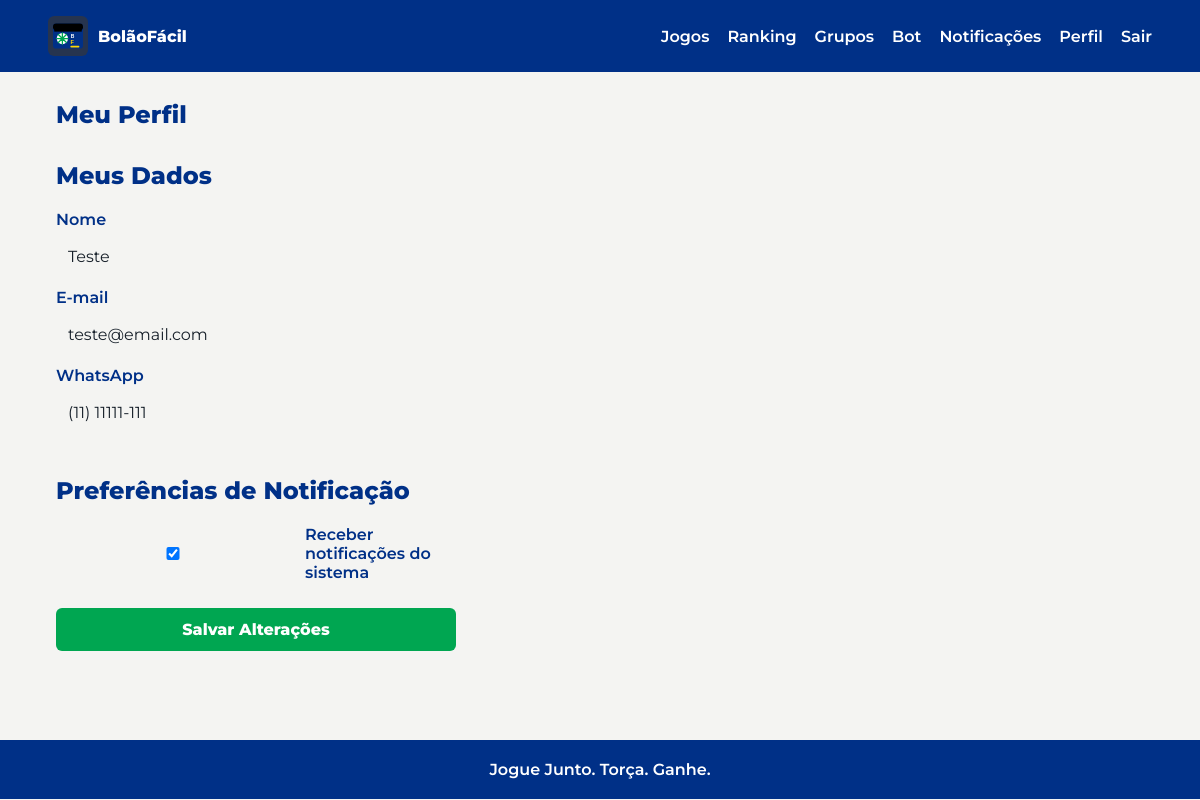
Page /perfil (signed in) on the committed database.
### tables this page shows
CREATE TABLE users (
    id INTEGER PRIMARY KEY AUTOINCREMENT,
    name TEXT NOT NULL,
    email TEXT NOT NULL UNIQUE,
    whatsapp_phone TEXT,
    password_hash TEXT NOT NULL,
    created_at TEXT NOT NULL DEFAULT CURRENT_TIMESTAMP
, role TEXT NOT NULL DEFAULT 'user', notifications_enabled INTEGER NOT NULL DEFAULT 1);

### controllers/auth_controller.py (the view)
@auth_bp.route("/perfil", methods=["GET"])
@login_required
def profile():
    return render_template("auth/profile.html")

### app.py (called while the page is built)
def get_db():
    if "db" not in g:
        database_url = current_app_config()["DATABASE_URL"]
        database_path = Path(database_url)
        database_path.parent.mkdir(parents=True, exist_ok=True)
        g.db = sqlite3.connect(database_path)
        g.db.row_factory = sqlite3.Row
        g.db.execute("PRAGMA foreign_keys = ON")
    return g.db

def current_app_config():
    from flask import current_app
    return current_app.config

@login_manager.user_loader
def load_user(user_id):
    return User.get_by_id(user_id)

### models/user.py (called while the page is built)
def _db():
    from app import get_db
    return get_db()

    @property
    def is_admin(self):
        return self.role == "admin"

    @classmethod
    def from_row(cls, row):
        if row is None:
            return None
        return cls(
            id=row["id"],
            name=row["name"],
            email=row["email"],
            whatsapp_phone=row["whatsapp_phone"],
            password_hash=row["password_hash"],
            created_at=row["created_at"],
            role=row["role"] if "role" in row.keys() else "user",
            notifications_enabled=row["notifications_enabled"] if "notifications_enabled" in row.keys() else 1,
        )

    @staticmethod
    def get_by_id(user_id):
        row = _db().execute("SELECT * FROM users WHERE id = ?", (user_id,)).fetchone()
        return User.from_row(row)

### templates/auth/profile.html (shortened to what this page needs)
{% extends "base.html" %}
{% block content %}
<section class="content-head">
  <h1>Meu Perfil</h1>
</section>
<section style="margin-top: 2rem;">
  <form method="post" action="{{ url_for('auth.update_profile') }}" class="form" style="max-width: 400px;">
    <h2>Meus Dados</h2>
    <div class="form-group">
      <label for="name">Nome</label>
      <input id="name" name="name" type="text" value="{{ current_user.name }}" style="width: 100%; padding: 0.75rem; border: 1px solid var(--border-color); border-radius: 8px; background: var(--bg-color); color: var(--text-color);" required>
    </div>
    <div class="form-group">
      <label for="email">E-mail</label>
      <input id="email" name="email" type="email" value="{{ current_user.email }}" style="width: 100%; padding: 0.75rem; border: 1px solid var(--border-color); border-radius: 8px; background: var(--bg-color); color: var(--text-color);" required>
    </div>
    <div class="form-group">
      <label for="whatsapp_phone">WhatsApp</label>
      <input id="whatsapp_phone" name="whatsapp_phone" type="tel" autocomplete="tel" placeholder="(11) 98765-4321" maxlength="15" value="{{ current_user.whatsapp_phone or '' }}" style="width: 100%; padding: 0.75rem; border: 1px solid var(--border-color); border-radius: 8px; background: var(--bg-color); color: var(--text-color);">
    </div>
    {% if not current_user.is_admin %}
    <h2 style="margin-top: 2rem;">Preferências de Notificação</h2>
    <div class="form-group" style="flex-direction: row; align-items: center; gap: 1rem;">
      <input type="checkbox" id="notifications_enabled" name="enabled" value="1" {{ 'checked' if current_user.notifications_enabled else '' }}>
      <label for="notifications_enabled" style="margin-bottom: 0;">Receber notificações do sistema</label>
    </div>
    {% else %}
    <h2 style="margin-top: 2rem;">Notificações</h2>
    <p>Como administrador, você sempre receberá as notificações importantes do sistema.</p>
    {% endif %}
    <button type="submit" class="button-primary" style="margin-top: 1rem;">Salvar Alterações</button>
  </form>
</section>
{% endblock %}

### static/css/main.css (style rules this page uses)
:root { --green: #00A651; --green-dark: #007A3D; --yellow: #FFD700; --blue-dark: #003087; --blue: #1A55A0; --blue-light: #E8EEF8; --gray-light: #F4F4F2; --gray-dark: #9B9B9B; --white: #FFFFFF; --ink: #17202A; }
* { box-sizing: border-box; }
body { margin: 0; background: var(--gray-light); color: var(--ink); font-family: "Montserrat", Arial, sans-serif; }
h1, h2 { color: var(--blue-dark); font-weight: 800; margin: 0 0 10px; }
.form { display: grid; gap: 10px; }
.form label { color: var(--blue-dark); font-weight: 600; }
.form input, .chat-form input, .form select { border: 1px solid var(--gray-dark); border-radius: 6px; font: inherit; padding: 12px; width: 100%; }
button, .button-primary, .button-secondary { border: 0; border-radius: 6px; cursor: pointer; display: inline-flex; font: inherit; font-weight: 800; justify-content: center; padding: 12px 16px; }
button, .button-primary { background: var(--green); color: var(--white); }
.content-head { margin-bottom: 22px; }
.form-group { display: flex; flex-direction: column; gap: 6px; }

### rows in the picture
users: name "Teste", email "teste@email.com", whatsapp_phone "(11) 11111-111"

### other values in the picture
{{ brand_name }} "BolãoFácil"
{{ brand_slogan }} "Jogue Junto. Torça. Ganhe."
